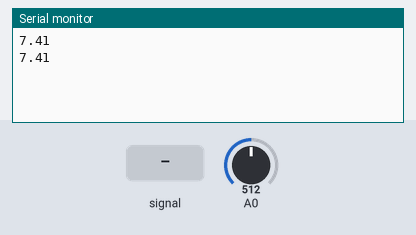
Bench run of a sketch on a simulated Arduino Uno, built with avr-gcc and run on an emulated ATmega328P. Parts: the last lines printed to the serial monitor. The test bench sets the inputs (shaded band); at power-on: A0 = 512.

Above: at 1.2 s.
1.3 s: A0 fed a 200 Hz sine of ±81 counts around its level
At 1.9 s:
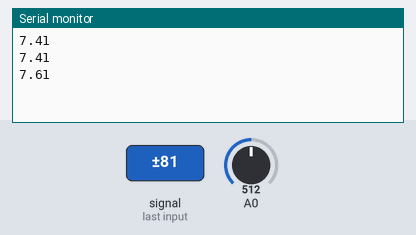
2.8 s: A0 set to 716
At 3.4 s:
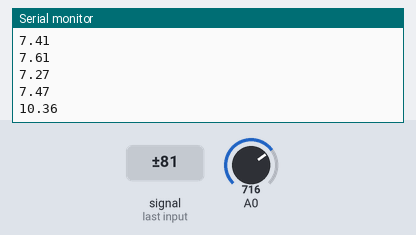
4.3 s: A0 fed a 1000 Hz sine of ±255 counts around its level
At 4.9 s:
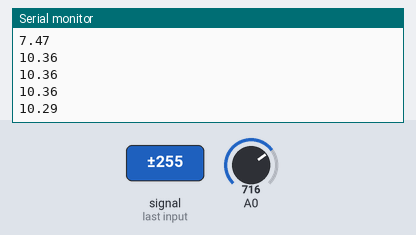
5.8 s: A0 set to 900
At 6.4 s:
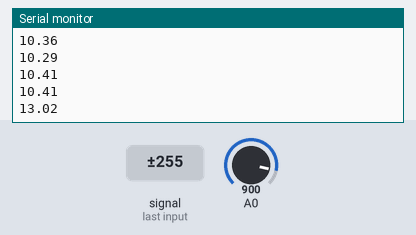
Timing chart, 0 to 8.3 s (numbered marks = the images above; inputs shaded):
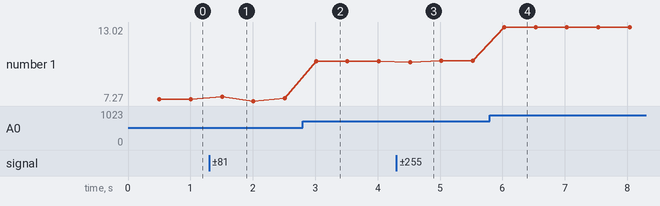

Measured:
- after the input at 1.3 s, the serial monitor: prints a new line after 0.21 s (image 1)
- after the input at 2.8 s, the serial monitor: prints a new line after 0.21 s (image 2)
- after the input at 4.3 s, the serial monitor: prints a new line after 0.22 s (image 3)
- after the input at 5.8 s, the serial monitor: prints a new line after 0.23 s (image 4)
- plotted number 1: 7.41 → 7.47 after the input at 1.3 s, 7.47 → 10.36 after the input at 2.8 s, 10.36 → 10.41 after the input at 4.3 s, 10.41 → 13.02 after the input at 5.8 s

The sketch:

Day_5.ino
```cpp
// Wiring: source + -> 10k -> A0 -> 5.1k -> GND, and source - to Arduino GND
// Safe input: 12 V or less

float average = 0;                          // average of 64 raw readings (0 to 1023)
unsigned long lastPrint = 0;                // last time we printed (ms)
const unsigned long EVERY_PRINT = 500;      // print every 500 ms

void setup() {
  Serial.begin(9600);                       // start the Serial Monitor at 9600 baud
}

void loop() {
  unsigned long sum = 0;                    // restart the total every loop (unsigned long: 64 x 1023 doesn't fit in an int)

  for (int i = 0; i < 64; i++) {            // take 64 readings
    sum = sum + analogRead(A0);             // add each raw reading to the total
  }
  average = sum / 64.0;                     // average (64.0 so decimals are kept)

  float volts = average * 5.0 / 1023.0;     // Vout: the voltage at the pin (0 to 5 V)
  float value = volts * ((10.0 + 5.1) / 5.1);  // Vin: undo the divider, Vin = Vout x (R1 + R2) / R2

  unsigned long now = millis();             // current time in ms
  if (now - lastPrint > EVERY_PRINT) {      // has 500 ms passed? (same pattern as Day 1)
    Serial.println(value, 2);               // print the real voltage with 2 decimals
    lastPrint = now;                        // remember when we printed
  }
}
```
